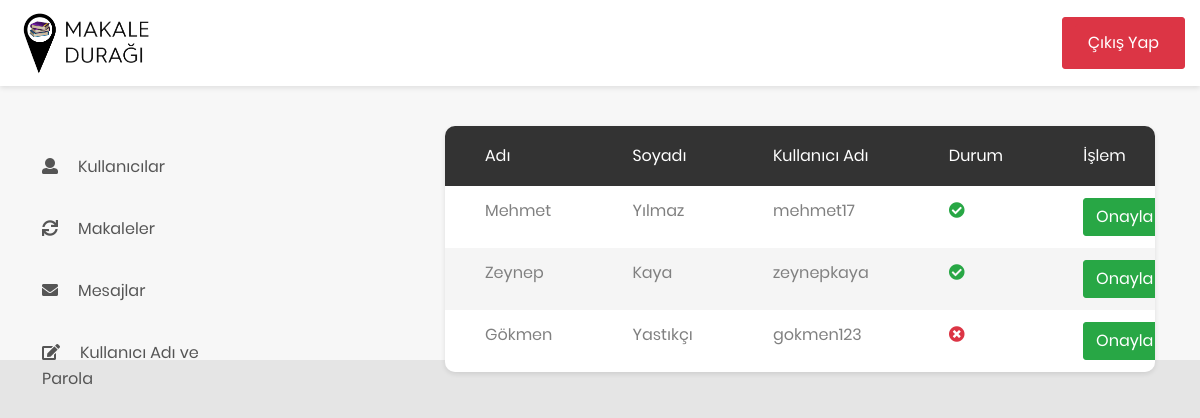
Page /admin-panel/site-admin/users.php (signed in) on the committed database.
### tables this page shows
CREATE TABLE `users` (
  `user_id` int(11) NOT NULL,
  `user_name` varchar(250) NOT NULL,
  `user_surname` varchar(255) NOT NULL,
  `user_job` varchar(250) NOT NULL,
  `user_jobtitle` varchar(250) NOT NULL,
  `user_mail` varchar(250) NOT NULL,
  `user_phone` varchar(250) NOT NULL,
  `user_username` varchar(250) NOT NULL,
  `user_password` varchar(500) NOT NULL,
  `user_status` int(11) NOT NULL DEFAULT 0
);

### admin-panel/site-admin/users.php (the view, shortened to what this page needs)
<?php   include 'header.php'; ?>
<?php   include 'sidebar.php';
    if (!$_SESSION['site_admin_username']) {
        echo "<script type='text/javascript'>alert('Erişim izni için lütfen giriş yapınız!');</script>";
        header("Refresh: 0.1; url=login.php");
        exit();
    }
    else {
        $user_que=$db->prepare("SELECT * FROM users");
        $user_que->execute();
        $user_check = $user_que->fetchALL(PDO::FETCH_ASSOC);
    }
?>
<div class="main-content" style="margin-top: -350px;margin-left: 400px;">
    <div class="section__content section__content--p30">
        <div class="container-fluid">
            <div class="row">
                <div class="col-lg-12">
                    <div class="table-responsive table--no-card m-b-30">
                        <table class="table table-borderless table-striped table-earning">
                            <thead>
                                <tr>
                                    <th>Adı</th>
                                    <th>Soyadı</th>
                                    <th>Kullanıcı Adı</th>
                                    <th>Durum</th>
                                    <th>İşlem</th>
                                </tr>
                            </thead>
                            <tbody>
                                <?php
                                foreach ($user_check as $row) { ?>
                                    <tr>
                                        <td><?php echo $row["user_name"] ?></td>
                                        <td><?php echo $row["user_surname"] ?></td>
                                        <td><?php echo $row["user_username"] ?></td>
                                        <td><?php
                                                if ($row["user_status"]==1) {
                                                    echo "<span class='fa fa-check-circle text-success'> </span>";
                                                }
                                                else {
                                                    echo "<span class='fa fa-times-circle text-danger'> </span>";
                                                }
                                            ?>
                                        </td>
                                        <td>
                                            <a href="../operations.php?useronay_id=<?php echo $row["user_id"]; ?>">
                                                <button type="button" class="btn btn-success">Onayla    </button>
                                            </a>
                                        </td>
                                    </tr>
                                <?php   } ?>
                            </tbody>
                        </table>
                    </div>
                </div>
            </div>
        </div>
    </div>
</div>
<?php   include 'footer.php'; ?>

### rows in the picture
users: user_name "Mehmet", user_surname "Yılmaz", user_username "mehmet17", user_status 1 (drawn)
users: user_name "Zeynep", user_surname "Kaya", user_username "zeynepkaya", user_status 1 (drawn)
users: user_name "Gökmen", user_surname "Yastıkçı", user_username "gokmen123", user_status 0 (drawn)
